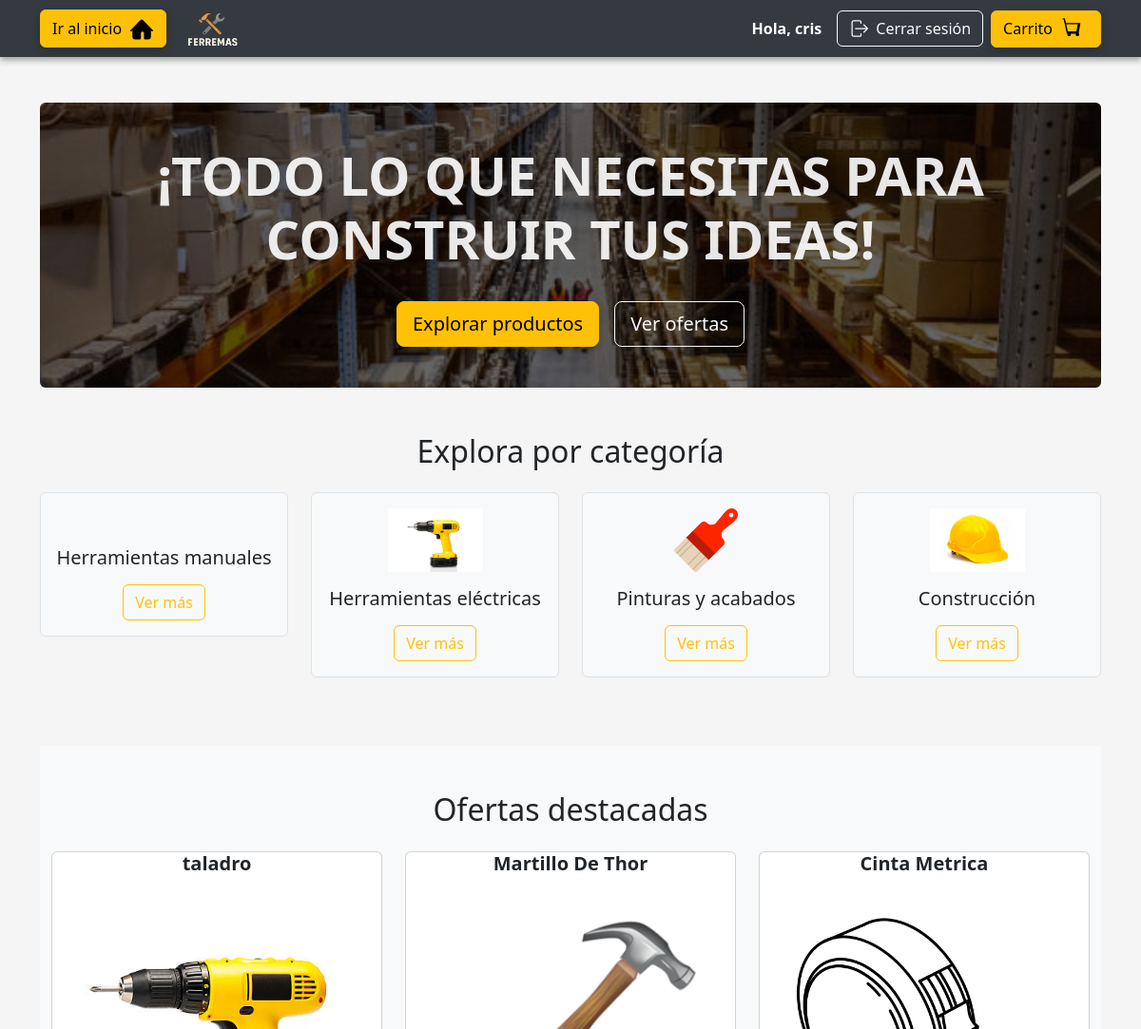
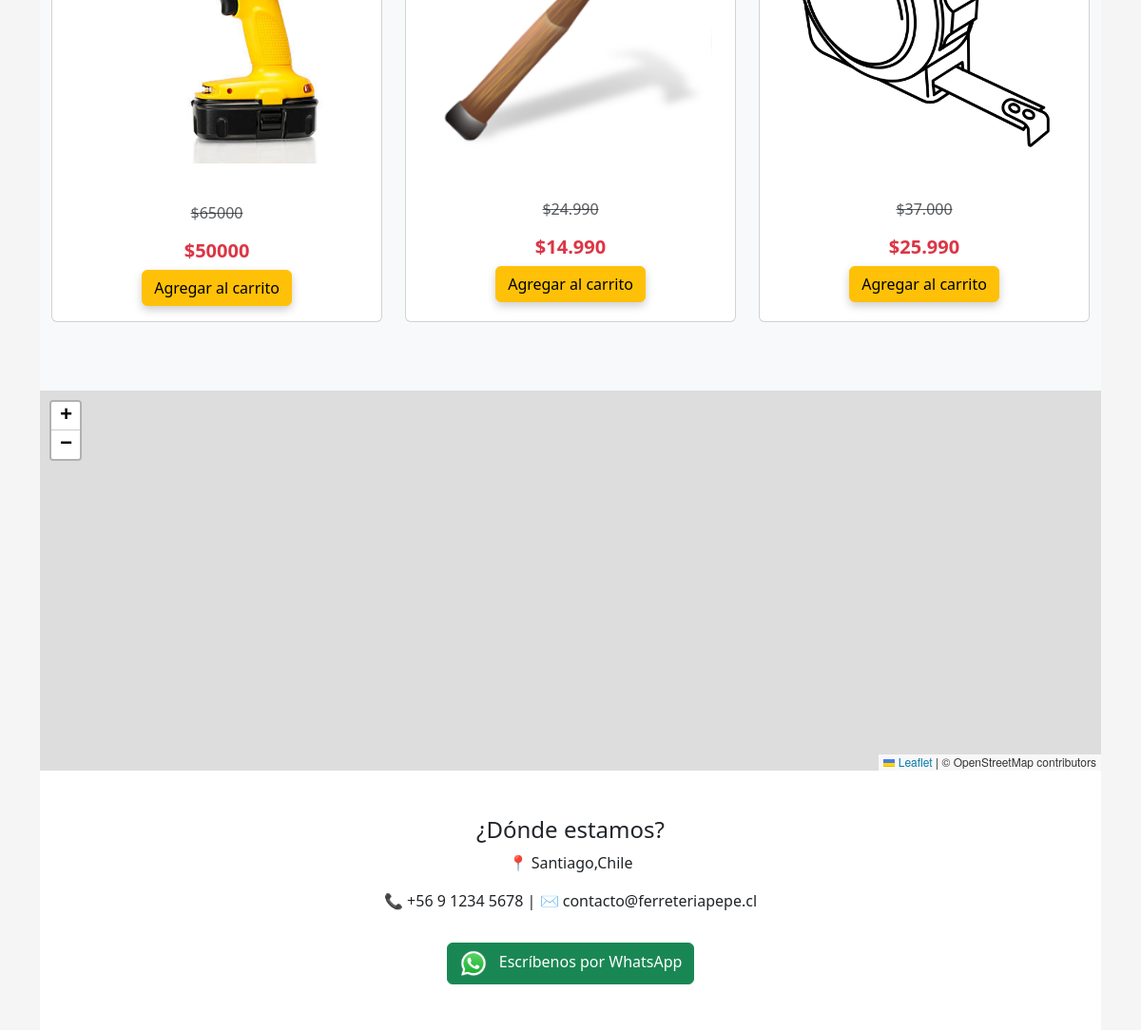
Screenshot of / (signed in) with the database file from the repository (2 pictures, top to bottom).
### miapp/models.py (models this page shows, shortened)
class Producto(models.Model):
    nombre = models.CharField(max_length=100)
    descripcion = models.TextField(blank=True)
    precio = models.IntegerField()
    stock = models.IntegerField(default=0)

### miapp/views.py (the view)
# urls.py: path('', inicio, name='inicio'),
@never_cache
def inicio(request):
    liberar_stock_expirado()
    productos = Producto.objects.all()
    return render(request, 'miapp/inicio.html', {'productos': productos})

### miapp/views.py (called while the page is built)
def liberar_stock_expirado():
    tiempo_limite = timezone.now() - timedelta(minutes=1)
    items_expirados = Carrito.objects.filter(fecha_agregado__lt=tiempo_limite)
    for item in items_expirados:
        producto = item.producto
        producto.stock += item.cantidad
        producto.save()
        item.delete()

### miapp/templates/miapp/inicio.html (shortened to what this page needs)
{% extends 'miapp/base.html' %}
{% load static %}
{% block content %}
<div class="position-relative text-center text-white rounded" style="height: 300px; overflow: hidden;">
    <img src="{% static 'imagenes/bodega.jpg' %}" alt="Fondo" style="position: absolute; top: 0; left: 0; width: 100%; height: 100%; object-fit: cover; z-index: 1;">
    <div style="position: absolute; top: 0; left: 0; width: 100%; height: 100%; background-color: rgba(0,0,0,0.6); z-index: 2;"></div>
    <div class="position-relative d-flex flex-column justify-content-center align-items-center h-100 p-5" style="z-index: 3;">
        <h1 class="display-4 fw-bold" style="color: rgba(255, 255, 255, 0.9);">¡TODO LO QUE NECESITAS PARA CONSTRUIR TUS IDEAS!</h1>
        <div class="mt-4 d-flex justify-content-center gap-3">
            <a href="#" class="btn btn-warning btn-lg">Explorar productos</a>
            <a href="#" class="btn btn-outline-light btn-lg">Ver ofertas</a>
        </div>
    </div>
</div>
<section class="py-5 text-center">
    <h2 class="mb-4">Explora por categoría</h2>
    <div class="row justify-content-center">
        <div class="col-6 col-md-3 mb-4">
            <div class="p-3 border rounded bg-light">
                <h5 class="mt-3">Herramientas manuales</h5>
                <a href="#" class="btn btn-outline-warning mt-2">Ver más</a>
            </div>
        </div>
        <div class="col-6 col-md-3 mb-4">
            <div class="p-3 border rounded bg-light text-center">
                <img src="{% static 'imagenes/taladro.jpg' %}" alt="Taladro" width="100px">
                <h5 class="mt-3">Herramientas eléctricas</h5>
                <a href="#" class="btn btn-outline-warning mt-2">Ver más</a>
            </div>
        </div>
        <div class="col-6 col-md-3 mb-4">
            <div class="p-3 border rounded bg-light">
                <img src="{% static 'imagenes/brochita.png' %}" alt="" style="width:67px">
                <h5 class="mt-3">Pinturas y acabados</h5>
                <a href="#" class="btn btn-outline-warning mt-2">Ver más</a>
            </div>
        </div>
        <div class="col-6 col-md-3 mb-4">
            <div class="p-3 border rounded bg-light">
                <img src="{% static 'imagenes/casco.jpg' %}" alt="" style="width:100px">
                <h5 class="mt-3">Construcción</h5>
                <a href="#" class="btn btn-outline-warning mt-2">Ver más</a>
            </div>
        </div>
    </div>
</section>
<section class="bg-light py-5">
    <div class="container">
        <h2 class="text-center mb-4">Ofertas destacadas</h2>
        <div class="row justify-content-center">
            {% for producto in productos %}
            {% if producto.nombre == "taladro" %}
            <div class="col-md-4 mb-4">
                <div class="card h-100 text-center">
                    <h5 class="card-title fw-bold large-text">{{ producto.nombre }}</h5>
                    <img src="{% static 'imagenes/taladro.jpg' %}" class="card-img-top p-4" alt="{{ producto.nombre }}" style="height: 350px; object-fit: cover;">
                    <div class="card-body">
                        <p class="text-muted text-decoration-line-through">${{ producto.precio|floatformat:0|add:"15000" }}</p>
                        <h5 class="card-title text-danger fw-bold">${{ producto.precio }}</h5>
                        <a href="{% url 'agregar_al_carrito' producto.id %}" target="_blank" class="btn btn-warning">Agregar al carrito</a>
                    </div>
                </div>
            </div>
            {% endif %}
            {% endfor %}
            <div class="col-md-4 mb-4">
                <div class="card h-100 text-center">
                    <h5 class="card-title fw-bold large-text">Martillo De Thor</h5>
                    <img src="{% static 'imagenes/martillodethor.png' %}" class="card-img-top p-4" alt="Martillo">
                    <div class="card-body">
                        <p class="text-muted text-decoration-line-through">$24.990</p>
                        <h5 class="card-title text-danger fw-bold">$14.990</h5>
                        <a href="#" class="btn btn-warning">Agregar al carrito</a>
                    </div>
                </div>
            </div>
            <div class="col-md-4 mb-4">
                <div class="card h-100 text-center">
                    <h5 class="card-title fw-bold large-text">Cinta Metrica</h5>
                    <img src="{% static 'imagenes/cintademedicion.png' %}" class="card-img-top p-4" alt="Wincha">
                    <div class="card-body hover-scale">
                        <p class="text-muted text-decoration-line-through">$37.000</p>
                        <h5 class="card-title text-danger fw-bold">$25.990</h5>
                        <a href="#" class="btn btn-warning">Agregar al carrito</a>
                    </div>
                </div>
            </div>
        </div>
    </div>
</section>
<section>
    <div id="map" style="height: 400px; width: 100%;"></div>
</section>
<section class="bg-white py-5">
    <div class="container text-center">
        <h4>¿Dónde estamos?</h4>
        <p>📍 Santiago,Chile</p>
        <p>📞 +56 9 1234 5678 | ✉️ contacto@ferreteriapepe.cl</p>
        <a href="https://wa.me/56974741504" target="_blank" class="btn btn-success mt-3">
            <img src="{% static 'imagenes/WhatsApp.jpg' %}" alt="WhatsApp" width="30" class="me-2">
            Escríbenos por WhatsApp
        </a>
    </div>
</section>
{% endblock %}

### miapp/templates/miapp/base.html (shortened to what this page needs)
{% load static %}
<!DOCTYPE html>
<html lang="es">
<head>
    <link rel="stylesheet" href="{% static 'css/estilos.css' %}">
    <link href="https://cdn.jsdelivr.net/npm/bootstrap@5.3.0/dist/css/bootstrap.min.css" rel="stylesheet">
    <link rel="stylesheet" href="https://unpkg.com/leaflet/dist/leaflet.css" />
</head>
<body>
    <header style="background-color: #343a40; height: 60px; width: 100%;">
        <div class="container h-100 d-flex align-items-center justify-content-between">
<div class="d-flex align-items-center gap-3 text-white">
    <a href="{% url 'inicio' %}" class="btn btn-warning d-flex align-items-center">
        Ir al inicio
    </a>
    <img src="{% static 'imagenes/logo.jpg' %}" alt="Logo" style="height: 65px;">
</div>
            <div class="d-flex align-items-center gap-2">
                {% if user.is_authenticated %}
                    <span class="text-white fw-bold me-2">Hola, {{ user.username }}</span>
                    <a href="{% url 'logout' %}" class="btn btn-outline-light d-flex align-items-center">
                        Cerrar sesión
                    </a>
                {% endif %}
                <a href="{% url 'ver_carrito' %}" class="btn btn-warning d-flex align-items-center">
                    Carrito
                </a>
            </div>
        </div>
    </header>
    <div class="container mt-5">
        {% block content %}{% endblock %}
    </div>
</body>
</html>

### miapp/static/css/estilos.css (style rules this page uses)
body { background-color: #f4f4f4; }
h1 { color: #ff9000; font-weight: bold; }
.btn-warning { background-color: #ff9000; color: #000; font-weight: bold; border: none; box-shadow: 0 4px 10px rgba(0, 0, 0, 0.2); transition: all 0.3 ease; }
header { background-color: #1e1e1e; padding: 10px 20px; box-shadow: 0 4px 6px rgba(0,0,0,0.3); position: relative; z-index: 2; }

### miapp/templates/miapp/base.html (style rules this page uses)
body { background-color: #f5f5f5; }

### rows the page displays
Producto: nombre "taladro", nombre (picture), precio|add "65000", precio "50000"

### other values shown
{{ user.username }} "cris"
